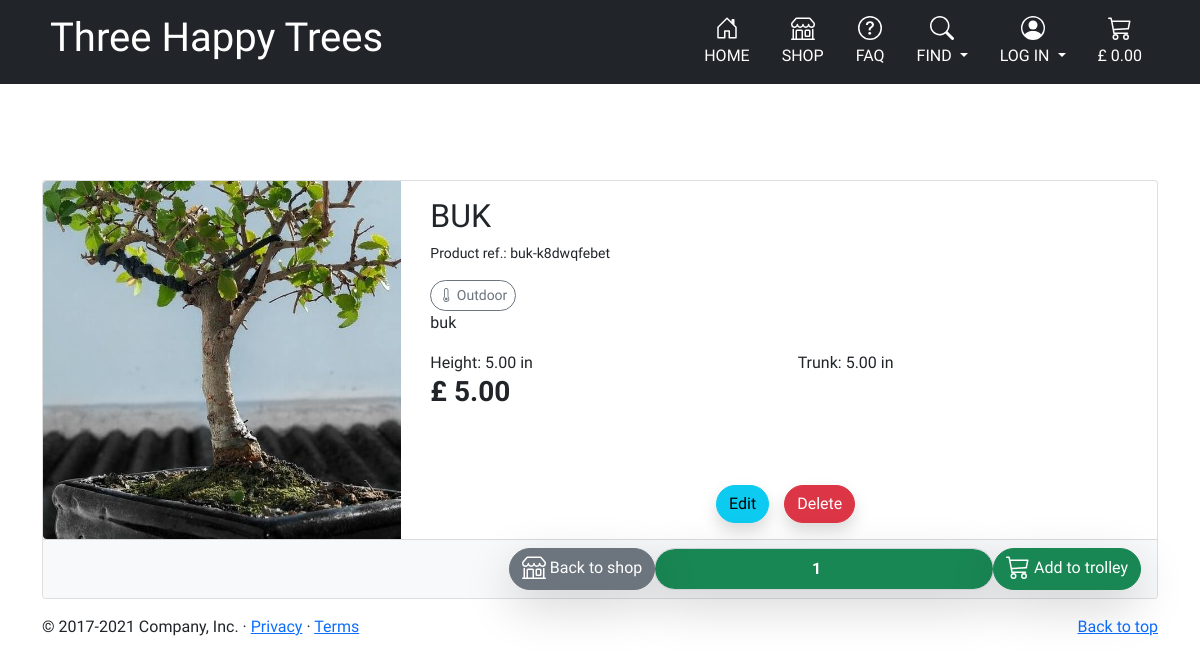
The app's page /trees/buk-k8dwqfebet, older data.
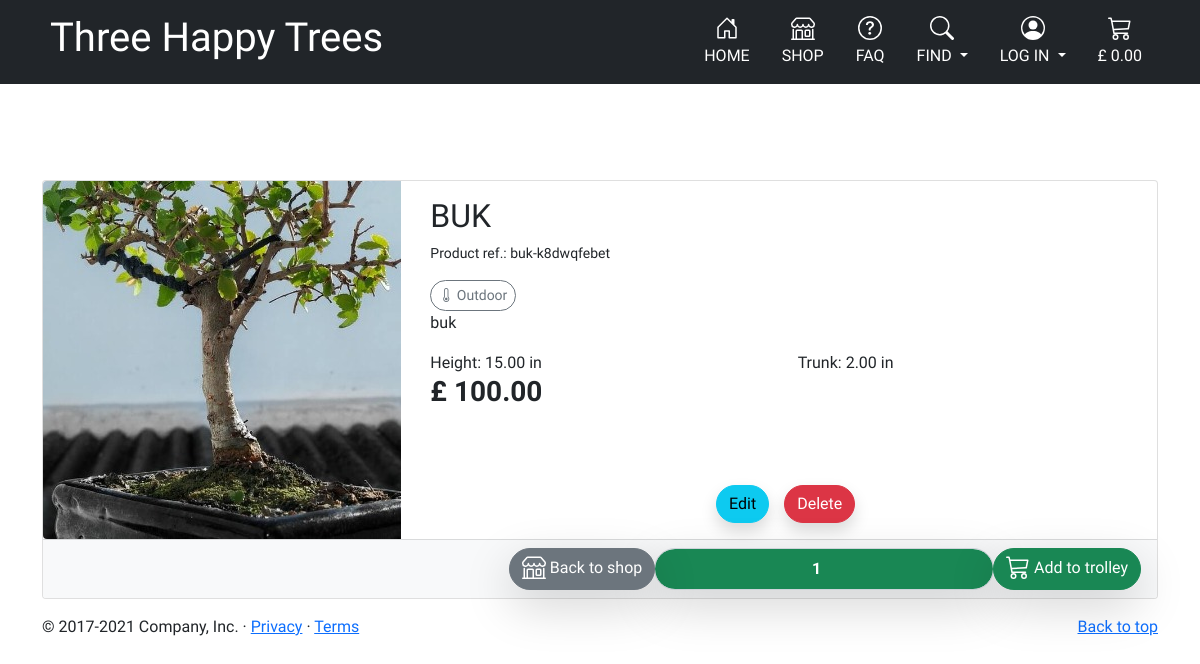
The same page, newer data.
### trees/models.py (models this page shows, shortened)
class Tree(models.Model):
    name = models.CharField(max_length=254, null=True, blank=True)
    slug = models.SlugField(max_length=200, unique=True, editable=False)
    height_in = models.DecimalField(max_digits=9, decimal_places=2)
    trunk_circumference = models.DecimalField(max_digits=9, decimal_places=2)
    price = models.DecimalField(max_digits=9, decimal_places=2)
    current_stock = models.IntegerField(null=True, blank=True)
    leaves_or_needles = models.CharField(
            max_length=254, choices=LEAVES_OR_NEEDLES_CHOICES,
            default='coniferous', null=True, blank=True)
    description = models.TextField()
    image_url = models.URLField(max_length=1024, null=True, blank=True)
    image = models.ImageField(null=True, blank=True)
    image_alt = models.CharField(max_length=254, null=True, blank=True)
    image_disclaimer = models.CharField(
            max_length=254, choices=IMG_DISCLAIMER_CHOICES,
            default='standarised',  null=True, blank=True
            )
    feature = models.ManyToManyField(
                'Feature', blank=True)
    enviroment = models.ForeignKey(
                'Enviroment', null=True, blank=True, on_delete=models.SET_NULL)

class Enviroment(models.Model):
    name = models.CharField(max_length=254)
    friendly_name = models.CharField(max_length=254, null=True, blank=True)
    icon_class = models.CharField(max_length=254, null=True, blank=True)
    aria_for_anchor = models.CharField(default='Filter elements by',
                                       max_length=254, null=True, blank=True)
    def __str__(self):
        return f'{self.name}'

### trees/views.py (the view)
# urls.py: path('<tree_slug>', views.tree_detail, name='tree_detail'),
def tree_detail(request, tree_slug):
    tree = get_object_or_404(Tree, slug=tree_slug)
    features = []
    if tree.feature:
        for feature in tree.feature.all():
            features.append(feature)
    context = {
        'tree': tree,
        'features': features,
    }
    return render(request, 'trees/tree_detail.html', context)

### trolley/contexts.py (called while the page is built, shortened)
def trolley_contents(request):
    trolley_items = []
    total = 0
    tree_count = 0
    trolley = request.session.get('trolley', {})
    if total < settings.FREE_DELIVERY_THRESHOLD:
        delivery = total * Decimal(settings.STANDARD_DELIVERY_PERCENTAGE / 100)
        free_delivery_delta = settings.FREE_DELIVERY_THRESHOLD - total
    else:
        delivery = 0
        free_delivery_delta = 0
    grand_total = delivery + total
    context = {
        'trolley_items': trolley_items,
        'total': total,
        'tree_count': tree_count,
        'delivery': delivery,
        'free_delivery_delta': free_delivery_delta,
        'free_delivery_threshold': settings.FREE_DELIVERY_THRESHOLD,
        'grand_total': grand_total,
    }
    return context

### trees/templates/trees/tree_detail.html (shortened to what this page needs)
{% extends "base.html" %}
{% load static %}
{% block content %}
<main class="container mt-5 pt-5">
<div class="card mb-3" >
    <div class="row g-0">
      <div class="col-md-4">
        {% if tree.image %}
        <img src="{{ tree.image.url }}"
        class="img-fluid rounded-start "
        {% if tree.image_alt %}
        alt="{{ tree.image_alt }}"
        {% else %}
        alt="{{ tree.name }}"
        {% endif %}
        >
        {% endif %}
      </div>
      <div class="col-md-8 d-flex flex-column">
        <div class="card-body allign-self-start">
          <h2 class="card-title text-uppercase my-heading-font">{{ tree.name }}</h2>
          <p class="small">Product ref.: {{ tree.slug }}</p>
          {% if tree.enviroment %}
          <a class="btn btn-sm btn-outline-secondary rounded-pill"
             href="{% url 'all_trees' %}?enviroment={{ tree.enviroment}}"
             aria-label="See more tees suitable for this enviroment: {{ tree.enviroment.friendly_name}}. Opens in same window.">
            <i class="{{ tree.enviroment.icon_class}}"></i> {{ tree.enviroment.friendly_name }}</a>
          {% endif %}
          <p class="card-text">{{ tree.description }}</p>
          <div class="row">
            <div class="col-6">
                <p class="card-text">Height: {{ tree.height_in }} in</p>
            </div>
            <div class="col-6">
                <p class="card-text">Trunk: {{ tree.trunk_circumference }} in</p>
            </div>
        </div>
        <h3 class="fw-bold">£ {{tree.price}}</h3>
        </div>
        <div class="mb-3 text-center">
            <div class="btn-group">
              <button type="button" class="shadow btn btn btn-info rounded-pill me-3">Edit</button>
              <button type="button" class="shadow btn btn btn-danger rounded-pill">Delete</button>
            </div>
        </div>
      </div>
        <div class="card-footer bg-light">
          <form class="form" action="{% url 'add_to_trolley' tree.id %}" method="POST">
            <div class="row text-center">
                <div class="col-12  text-center">
                    <div class="input-group  text-center">
                      <div class="col-12 col-sm-4 col-md-5  text-center d-none d-md-block"> </div>
                      <div class="d-none d-md-block text-center">
                        <a href="{% url 'all_trees' %}" class="shadow-lg btn btn-secondary text-white rounded-pill">
                          <svg class="bi mx-auto mb-1" width="24" height="24" fill="currentColor"><use xlink:href="#shop"/></svg>
                          Back to shop</a>
                      </div>
                      <input class=" shadow-lg form-control bg-success  text-white fw-bold text-center rounded-pill" type="number"
                      name="quantity" value="1" min="1" max="99"
                      data-item_id="{{ tree.id }}"
                      id="id_qty_{{ tree.id }}">
                      <button type="submit" class="shadow-lg btn btn-success rounded-pill">
                        <svg class="bi mx-auto mb-1" width="24" height="24" fill="currentColor"><use xlink:href="#trolley"/></svg>
                        Add to trolley</button>
                    </div>
                  </div>
            </div>
          </form>
        </div>
    </div>
  </div>
</main>
  {% endblock %}

### templates/base.html (shortened to what this page needs)
{% load static %}
<!doctype html>
<html lang="en">
  <head>
    {% block core_css %}
    <link href="https://cdn.jsdelivr.net/npm/bootstrap@5.0.2/dist/css/bootstrap.min.css" rel="stylesheet">
    <link rel="stylesheet" href="{% static 'css/base.css' %}">
    {% endblock %}
    {% block core_js %}
    <link rel="stylesheet" href="https://cdn.jsdelivr.net/npm/bootstrap-icons@1.8.1/font/bootstrap-icons.css">
    {% endblock %}
  </head>
  <body>
    <header id="header">
      {% include 'includes/navbar/widescreen-nav.html' %}
    </header>
    {% block content %}
    {% endblock %}
    <footer class="container">
      <p class="float-end"><a href="#">Back to top</a></p>
      <p>&copy; 2017-2021 Company, Inc. &middot; <a href="#header">Privacy</a> &middot; <a href="#">Terms</a></p>
    </footer>
</body>
</html>

### templates/includes/navbar/widescreen-nav.html (shortened to what this page needs)
    <div class="px-3 py-2 bg-dark text-white d-none d-md-block">
      <div class="container">
        <div class="d-flex flex-wrap align-items-center justify-content-center justify-content-lg-start my-heading-font">
          <a href="{% url 'home' %}" class="d-flex align-items-center my-2 my-lg-0 me-lg-auto text-white text-decoration-none">
              <h1 class="my-heading-font ps-2">Three Happy Trees</h1>
          </a>
          <ul class="nav col-12 col-lg-auto my-2 justify-content-center my-md-0 text-small">
            <li>
              <a href="{% url 'home' %}" class="nav-link text-white text-uppercase">
                <svg class="bi d-block mx-auto mb-1" width="24" height="24" fill="currentColor"><use xlink:href="#home"/></svg>
                Home
              </a>
            </li>
            <li>
              <a href="{% url 'all_trees' %}" class="nav-link text-white text-uppercase">
                <svg class="bi d-block mx-auto mb-1" width="24" height="24" fill="currentColor"><use xlink:href="#shop"/></svg>
                Shop
              </a>
            </li>
            <li>
              <a href="#" class="nav-link text-white text-uppercase">
                <svg class="bi d-block mx-auto mb-1" width="24" height="24" fill="currentColor"><use xlink:href="#faq"/></svg>
                FAQ
              </a>
            </li>
            <li>
              <a href="#" class="nav-link text-white dropdown-toggle text-uppercase" id="dropdownFind" data-bs-toggle="dropdown" aria-expanded="false">
                <svg class="bi d-block mx-auto mb-1" width="24" height="24" fill="currentColor"><use xlink:href="#find"/></svg>
                Find
              </a>
            </li>
            <li>
              <a href="#" class="nav-link text-white text-uppercase dropdown-toggle" id="dropdownUser" data-bs-toggle="dropdown" aria-expanded="false">
                <svg class="bi d-block mx-auto mb-1" width="24" height="24" fill="currentColor">
                  <use xlink:href="#people-circle"/>
                </svg>
                {% if request.user.is_authenticated %}
                {{ request.user.first_name }}
                </a>
                <ul class="dropdown-menu text-small bg-dark text-white" aria-labelledby="dropdownUser">
                  <li>
                    <a class="dropdown-item text-white text-uppercase" href="#">User profile
                    </a>
                  </li>
                  <li>
                    <a class="dropdown-item text-white text-uppercase" href="{% url 'account_logout' %}">Sign out
                    </a>
                  </li>
                </ul>
                </li>
                {% else %}
                Log in
                </a>
                </li>
                {% endif %}
                <li>
                  <a href="{% url 'view_trolley' %}" class="nav-link text-white">
                    <svg class="bi d-block mx-auto mb-1" width="24" height="24" fill="currentColor"><use xlink:href="#trolley"/></svg>
                    {% if grand_total %}
                    £ {{ grand_total|floatformat:2 }}
                    {% else %}
                    £ 0.00
                    {% endif %}
                  </a>
                </li>
          </ul>
        </div>
      </div>
    </div>

### static/css/base.css (style rules this page uses)
body { font-family: 'Kodchasan', sans-serif !important; }
.my-heading-font { font-family: 'Baumans', cursive; }

Row changes from the older to the newer data that the page shows:
changed Tree "BUK": height_in "5.00" → "15.00"; trunk_circumference "5.00" → "2.00"; price "5.00" → "100.00"
